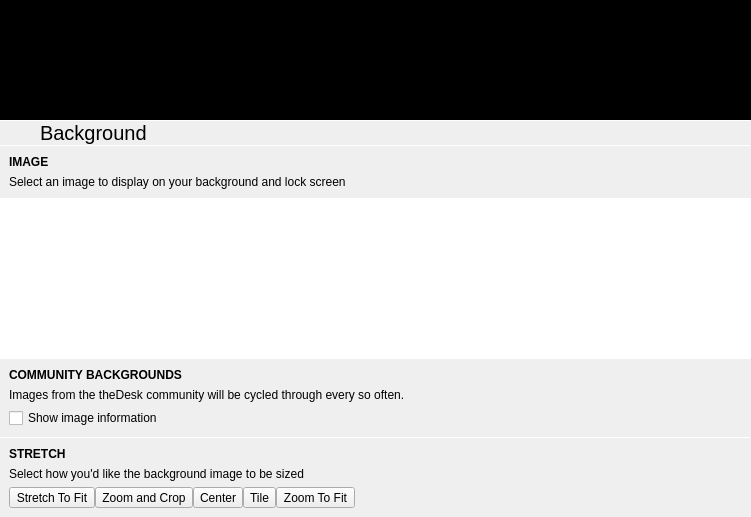
<?xml version="1.0" encoding="UTF-8"?>
<ui version="4.0">
 <class>Background</class>
 <widget class="QDialog" name="Background">
  <property name="geometry">
   <rect>
    <x>0</x>
    <y>0</y>
    <width>751</width>
    <height>517</height>
   </rect>
  </property>
  <property name="contextMenuPolicy">
   <enum>Qt::CustomContextMenu</enum>
  </property>
  <property name="windowTitle">
   <string notr="true">theShell Background</string>
  </property>
  <property name="windowIcon">
   <iconset>
    <normaloff>:/icons/icon.svg</normaloff>:/icons/icon.svg</iconset>
  </property>
  <layout class="QVBoxLayout" name="verticalLayout">
   <property name="spacing">
    <number>0</number>
   </property>
   <property name="leftMargin">
    <number>0</number>
   </property>
   <property name="topMargin">
    <number>0</number>
   </property>
   <property name="rightMargin">
    <number>0</number>
   </property>
   <property name="bottomMargin">
    <number>0</number>
   </property>
   <item>
    <widget class="tStackedWidget" name="stackedWidget">
     <property name="sizePolicy">
      <sizepolicy hsizetype="Preferred" vsizetype="Expanding">
       <horstretch>0</horstretch>
       <verstretch>0</verstretch>
      </sizepolicy>
     </property>
     <property name="palette">
      <palette>
       <active>
        <colorrole role="WindowText">
         <brush brushstyle="SolidPattern">
          <color alpha="255">
           <red>255</red>
           <green>255</green>
           <blue>255</blue>
          </color>
         </brush>
        </colorrole>
        <colorrole role="Base">
         <brush brushstyle="SolidPattern">
          <color alpha="255">
           <red>0</red>
           <green>0</green>
           <blue>0</blue>
          </color>
         </brush>
        </colorrole>
        <colorrole role="Window">
         <brush brushstyle="SolidPattern">
          <color alpha="255">
           <red>0</red>
           <green>0</green>
           <blue>0</blue>
          </color>
         </brush>
        </colorrole>
       </active>
       <inactive>
        <colorrole role="WindowText">
         <brush brushstyle="SolidPattern">
          <color alpha="255">
           <red>255</red>
           <green>255</green>
           <blue>255</blue>
          </color>
         </brush>
        </colorrole>
        <colorrole role="Base">
         <brush brushstyle="SolidPattern">
          <color alpha="255">
           <red>0</red>
           <green>0</green>
           <blue>0</blue>
          </color>
         </brush>
        </colorrole>
        <colorrole role="Window">
         <brush brushstyle="SolidPattern">
          <color alpha="255">
           <red>0</red>
           <green>0</green>
           <blue>0</blue>
          </color>
         </brush>
        </colorrole>
       </inactive>
       <disabled>
        <colorrole role="WindowText">
         <brush brushstyle="SolidPattern">
          <color alpha="127">
           <red>255</red>
           <green>255</green>
           <blue>255</blue>
          </color>
         </brush>
        </colorrole>
        <colorrole role="Base">
         <brush brushstyle="SolidPattern">
          <color alpha="255">
           <red>0</red>
           <green>0</green>
           <blue>0</blue>
          </color>
         </brush>
        </colorrole>
        <colorrole role="Window">
         <brush brushstyle="SolidPattern">
          <color alpha="255">
           <red>0</red>
           <green>0</green>
           <blue>0</blue>
          </color>
         </brush>
        </colorrole>
       </disabled>
      </palette>
     </property>
     <property name="autoFillBackground">
      <bool>true</bool>
     </property>
     <widget class="QWidget" name="backgroundPage"/>
     <widget class="QWidget" name="backgroundErrorPage">
      <layout class="QGridLayout" name="gridLayout_2">
       <item row="0" column="1">
        <spacer name="verticalSpacer_4">
         <property name="orientation">
          <enum>Qt::Vertical</enum>
         </property>
         <property name="sizeHint" stdset="0">
          <size>
           <width>20</width>
           <height>37</height>
          </size>
         </property>
        </spacer>
       </item>
       <item row="1" column="0">
        <spacer name="horizontalSpacer_3">
         <property name="orientation">
          <enum>Qt::Horizontal</enum>
         </property>
         <property name="sizeHint" stdset="0">
          <size>
           <width>114</width>
           <height>20</height>
          </size>
         </property>
        </spacer>
       </item>
       <item row="1" column="1">
        <widget class="QWidget" name="widget_2" native="true">
         <layout class="QVBoxLayout" name="verticalLayout_3">
          <item>
           <widget class="QLabel" name="label_3">
            <property name="text">
             <string>Sorry, there was a problem displaying the background.</string>
            </property>
           </widget>
          </item>
          <item>
           <layout class="QHBoxLayout" name="horizontalLayout">
            <item>
             <spacer name="horizontalSpacer_5">
              <property name="orientation">
               <enum>Qt::Horizontal</enum>
              </property>
              <property name="sizeHint" stdset="0">
               <size>
                <width>40</width>
                <height>20</height>
               </size>
              </property>
             </spacer>
            </item>
            <item>
             <widget class="QPushButton" name="tryReloadBackgroundButton">
              <property name="text">
               <string>Try Again</string>
              </property>
             </widget>
            </item>
            <item>
             <spacer name="horizontalSpacer_6">
              <property name="orientation">
               <enum>Qt::Horizontal</enum>
              </property>
              <property name="sizeHint" stdset="0">
               <size>
                <width>40</width>
                <height>20</height>
               </size>
              </property>
             </spacer>
            </item>
           </layout>
          </item>
         </layout>
        </widget>
       </item>
       <item row="1" column="2">
        <spacer name="horizontalSpacer_4">
         <property name="orientation">
          <enum>Qt::Horizontal</enum>
         </property>
         <property name="sizeHint" stdset="0">
          <size>
           <width>113</width>
           <height>20</height>
          </size>
         </property>
        </spacer>
       </item>
       <item row="2" column="1">
        <spacer name="verticalSpacer_3">
         <property name="orientation">
          <enum>Qt::Vertical</enum>
         </property>
         <property name="sizeHint" stdset="0">
          <size>
           <width>20</width>
           <height>38</height>
          </size>
         </property>
        </spacer>
       </item>
      </layout>
     </widget>
     <widget class="QWidget" name="loadingBackgroundPage">
      <layout class="QGridLayout" name="gridLayout">
       <item row="0" column="1">
        <spacer name="verticalSpacer">
         <property name="orientation">
          <enum>Qt::Vertical</enum>
         </property>
         <property name="sizeHint" stdset="0">
          <size>
           <width>20</width>
           <height>58</height>
          </size>
         </property>
        </spacer>
       </item>
       <item row="1" column="0">
        <spacer name="horizontalSpacer">
         <property name="orientation">
          <enum>Qt::Horizontal</enum>
         </property>
         <property name="sizeHint" stdset="0">
          <size>
           <width>275</width>
           <height>20</height>
          </size>
         </property>
        </spacer>
       </item>
       <item row="1" column="2">
        <spacer name="horizontalSpacer_2">
         <property name="orientation">
          <enum>Qt::Horizontal</enum>
         </property>
         <property name="sizeHint" stdset="0">
          <size>
           <width>274</width>
           <height>20</height>
          </size>
         </property>
        </spacer>
       </item>
       <item row="2" column="1">
        <spacer name="verticalSpacer_2">
         <property name="orientation">
          <enum>Qt::Vertical</enum>
         </property>
         <property name="sizeHint" stdset="0">
          <size>
           <width>20</width>
           <height>57</height>
          </size>
         </property>
        </spacer>
       </item>
      </layout>
     </widget>
    </widget>
   </item>
   <item>
    <widget class="QWidget" name="backgroundSelectionWidget" native="true">
     <layout class="QVBoxLayout" name="verticalLayout_2">
      <property name="spacing">
       <number>0</number>
      </property>
      <property name="leftMargin">
       <number>0</number>
      </property>
      <property name="topMargin">
       <number>0</number>
      </property>
      <property name="rightMargin">
       <number>0</number>
      </property>
      <property name="bottomMargin">
       <number>0</number>
      </property>
      <item>
       <widget class="Line" name="line">
        <property name="maximumSize">
         <size>
          <width>16777215</width>
          <height>1</height>
         </size>
        </property>
        <property name="orientation">
         <enum>Qt::Horizontal</enum>
        </property>
       </widget>
      </item>
      <item>
       <layout class="QHBoxLayout" name="horizontalLayout_2">
        <property name="spacing">
         <number>0</number>
        </property>
        <item>
         <widget class="QPushButton" name="backButton">
          <property name="sizePolicy">
           <sizepolicy hsizetype="Preferred" vsizetype="Preferred">
            <horstretch>0</horstretch>
            <verstretch>0</verstretch>
           </sizepolicy>
          </property>
          <property name="text">
           <string/>
          </property>
          <property name="icon">
           <iconset theme="go-previous">
            <normaloff>../statuscenter/PulseaudioPane</normaloff>../statuscenter/PulseaudioPane</iconset>
          </property>
          <property name="flat">
           <bool>true</bool>
          </property>
         </widget>
        </item>
        <item>
         <widget class="QLabel" name="label">
          <property name="sizePolicy">
           <sizepolicy hsizetype="Expanding" vsizetype="Preferred">
            <horstretch>0</horstretch>
            <verstretch>0</verstretch>
           </sizepolicy>
          </property>
          <property name="font">
           <font>
            <pointsize>15</pointsize>
           </font>
          </property>
          <property name="text">
           <string>Background</string>
          </property>
          <property name="margin">
           <number>9</number>
          </property>
         </widget>
        </item>
       </layout>
      </item>
      <item>
       <widget class="Line" name="line_2">
        <property name="maximumSize">
         <size>
          <width>16777215</width>
          <height>1</height>
         </size>
        </property>
        <property name="orientation">
         <enum>Qt::Horizontal</enum>
        </property>
       </widget>
      </item>
      <item>
       <layout class="QVBoxLayout" name="verticalLayout_5">
        <property name="spacing">
         <number>6</number>
        </property>
        <property name="leftMargin">
         <number>9</number>
        </property>
        <property name="topMargin">
         <number>9</number>
        </property>
        <property name="rightMargin">
         <number>9</number>
        </property>
        <property name="bottomMargin">
         <number>9</number>
        </property>
        <item>
         <widget class="QLabel" name="label_6">
          <property name="font">
           <font>
            <weight>75</weight>
            <bold>true</bold>
           </font>
          </property>
          <property name="text">
           <string>IMAGE</string>
          </property>
         </widget>
        </item>
        <item>
         <widget class="QLabel" name="label_2">
          <property name="text">
           <string>Select an image to display on your background and lock screen</string>
          </property>
         </widget>
        </item>
       </layout>
      </item>
      <item>
       <widget class="QListView" name="backgroundList">
        <property name="sizePolicy">
         <sizepolicy hsizetype="Expanding" vsizetype="Preferred">
          <horstretch>0</horstretch>
          <verstretch>0</verstretch>
         </sizepolicy>
        </property>
        <property name="frameShape">
         <enum>QFrame::NoFrame</enum>
        </property>
        <property name="movement">
         <enum>QListView::Static</enum>
        </property>
        <property name="isWrapping" stdset="0">
         <bool>false</bool>
        </property>
        <property name="resizeMode">
         <enum>QListView::Adjust</enum>
        </property>
        <property name="viewMode">
         <enum>QListView::IconMode</enum>
        </property>
       </widget>
      </item>
      <item>
       <widget class="QWidget" name="communityBackgroundSettings" native="true">
        <layout class="QVBoxLayout" name="verticalLayout_4">
         <property name="spacing">
          <number>0</number>
         </property>
         <property name="leftMargin">
          <number>0</number>
         </property>
         <property name="topMargin">
          <number>0</number>
         </property>
         <property name="rightMargin">
          <number>0</number>
         </property>
         <property name="bottomMargin">
          <number>0</number>
         </property>
         <item>
          <widget class="Line" name="line_3">
           <property name="maximumSize">
            <size>
             <width>16777215</width>
             <height>1</height>
            </size>
           </property>
           <property name="orientation">
            <enum>Qt::Horizontal</enum>
           </property>
          </widget>
         </item>
         <item>
          <layout class="QVBoxLayout" name="verticalLayout_7">
           <property name="spacing">
            <number>6</number>
           </property>
           <property name="leftMargin">
            <number>9</number>
           </property>
           <property name="topMargin">
            <number>9</number>
           </property>
           <property name="rightMargin">
            <number>9</number>
           </property>
           <property name="bottomMargin">
            <number>9</number>
           </property>
           <item>
            <widget class="QLabel" name="label_4">
             <property name="font">
              <font>
               <weight>75</weight>
               <bold>true</bold>
              </font>
             </property>
             <property name="text">
              <string>COMMUNITY BACKGROUNDS</string>
             </property>
            </widget>
           </item>
           <item>
            <widget class="QLabel" name="label_5">
             <property name="text">
              <string>Images from the theDesk community will be cycled through every so often.</string>
             </property>
            </widget>
           </item>
           <item>
            <widget class="QCheckBox" name="showImageInformationBox">
             <property name="text">
              <string>Show image information</string>
             </property>
            </widget>
           </item>
          </layout>
         </item>
        </layout>
       </widget>
      </item>
      <item>
       <widget class="Line" name="line_4">
        <property name="maximumSize">
         <size>
          <width>16777215</width>
          <height>1</height>
         </size>
        </property>
        <property name="orientation">
         <enum>Qt::Horizontal</enum>
        </property>
       </widget>
      </item>
      <item>
       <layout class="QVBoxLayout" name="verticalLayout_6">
        <property name="spacing">
         <number>6</number>
        </property>
        <property name="leftMargin">
         <number>9</number>
        </property>
        <property name="topMargin">
         <number>9</number>
        </property>
        <property name="rightMargin">
         <number>9</number>
        </property>
        <property name="bottomMargin">
         <number>9</number>
        </property>
        <item>
         <widget class="QLabel" name="label_7">
          <property name="font">
           <font>
            <weight>75</weight>
            <bold>true</bold>
           </font>
          </property>
          <property name="text">
           <string>STRETCH</string>
          </property>
         </widget>
        </item>
        <item>
         <widget class="QLabel" name="label_8">
          <property name="text">
           <string>Select how you'd like the background image to be sized</string>
          </property>
         </widget>
        </item>
        <item>
         <layout class="QHBoxLayout" name="horizontalLayout_3">
          <property name="spacing">
           <number>0</number>
          </property>
          <item>
           <widget class="QToolButton" name="stretchFitButton">
            <property name="text">
             <string>Stretch To Fit</string>
            </property>
            <property name="icon">
             <iconset theme="image-stretch-fit">
              <normaloff>.</normaloff>.</iconset>
            </property>
            <property name="iconSize">
             <size>
              <width>64</width>
              <height>64</height>
             </size>
            </property>
            <property name="checkable">
             <bool>true</bool>
            </property>
            <property name="autoExclusive">
             <bool>true</bool>
            </property>
            <property name="toolButtonStyle">
             <enum>Qt::ToolButtonTextUnderIcon</enum>
            </property>
           </widget>
          </item>
          <item>
           <widget class="QToolButton" name="zoomCropButton">
            <property name="text">
             <string>Zoom and Crop</string>
            </property>
            <property name="icon">
             <iconset theme="image-stretch-zoom-crop">
              <normaloff>.</normaloff>.</iconset>
            </property>
            <property name="iconSize">
             <size>
              <width>64</width>
              <height>64</height>
             </size>
            </property>
            <property name="checkable">
             <bool>true</bool>
            </property>
            <property name="autoExclusive">
             <bool>true</bool>
            </property>
            <property name="toolButtonStyle">
             <enum>Qt::ToolButtonTextUnderIcon</enum>
            </property>
           </widget>
          </item>
          <item>
           <widget class="QToolButton" name="centerButton">
            <property name="text">
             <string>Center</string>
            </property>
            <property name="icon">
             <iconset theme="image-stretch-center">
              <normaloff>.</normaloff>.</iconset>
            </property>
            <property name="iconSize">
             <size>
              <width>64</width>
              <height>64</height>
             </size>
            </property>
            <property name="checkable">
             <bool>true</bool>
            </property>
            <property name="autoExclusive">
             <bool>true</bool>
            </property>
            <property name="toolButtonStyle">
             <enum>Qt::ToolButtonTextUnderIcon</enum>
            </property>
           </widget>
          </item>
          <item>
           <widget class="QToolButton" name="tileButton">
            <property name="text">
             <string>Tile</string>
            </property>
            <property name="icon">
             <iconset theme="image-stretch-tile">
              <normaloff>.</normaloff>.</iconset>
            </property>
            <property name="iconSize">
             <size>
              <width>64</width>
              <height>64</height>
             </size>
            </property>
            <property name="checkable">
             <bool>true</bool>
            </property>
            <property name="autoExclusive">
             <bool>true</bool>
            </property>
            <property name="toolButtonStyle">
             <enum>Qt::ToolButtonTextUnderIcon</enum>
            </property>
           </widget>
          </item>
          <item>
           <widget class="QToolButton" name="zoomFitButton">
            <property name="text">
             <string>Zoom To Fit</string>
            </property>
            <property name="icon">
             <iconset theme="image-stretch-zoom-fit">
              <normaloff>.</normaloff>.</iconset>
            </property>
            <property name="iconSize">
             <size>
              <width>64</width>
              <height>64</height>
             </size>
            </property>
            <property name="checkable">
             <bool>true</bool>
            </property>
            <property name="autoExclusive">
             <bool>true</bool>
            </property>
            <property name="toolButtonStyle">
             <enum>Qt::ToolButtonTextUnderIcon</enum>
            </property>
           </widget>
          </item>
          <item>
           <spacer name="horizontalSpacer_7">
            <property name="orientation">
             <enum>Qt::Horizontal</enum>
            </property>
            <property name="sizeHint" stdset="0">
             <size>
              <width>40</width>
              <height>20</height>
             </size>
            </property>
           </spacer>
          </item>
         </layout>
        </item>
       </layout>
      </item>
     </layout>
    </widget>
   </item>
  </layout>
  <action name="actionChange_Background">
   <property name="icon">
    <iconset theme="image">
     <normaloff>.</normaloff>.</iconset>
   </property>
   <property name="text">
    <string>Change Background</string>
   </property>
  </action>
  <action name="actionEndSession">
   <property name="icon">
    <iconset theme="system-shutdown"/>
   </property>
   <property name="text">
    <string>End Session</string>
   </property>
  </action>
 </widget>
 <customwidgets>
  <customwidget>
   <class>tStackedWidget</class>
   <extends>QStackedWidget</extends>
   <header location="global">tstackedwidget.h</header>
   <container>1</container>
  </customwidget>
 </customwidgets>
 <resources/>
 <connections/>
</ui>
